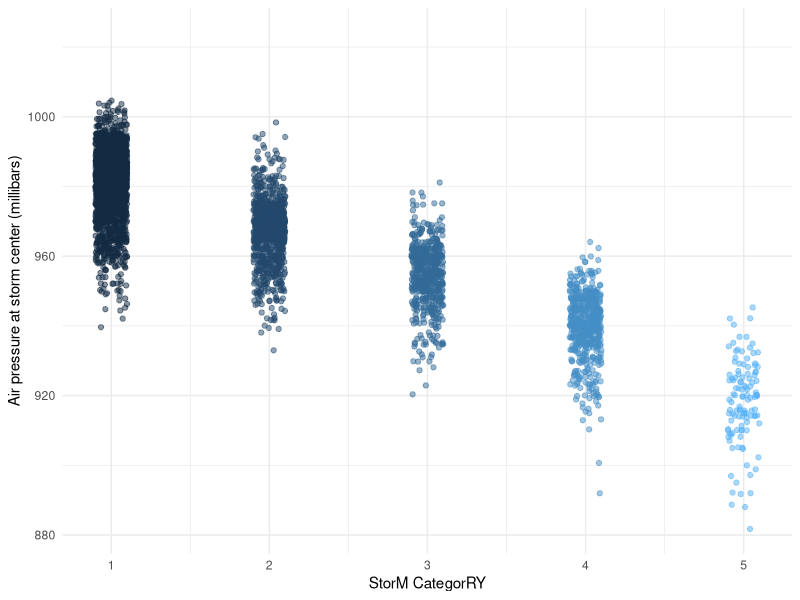

The R source for this figure:
## ---- chunk 1
knitr::opts_chunk$set(echo = TRUE)
library(tidyverse)
## ---- chunk 2
summary(storms) #fixed
## ---- chunk 3
names(storms) #fixed
## ---- chunk 4
ggplot(data = storms, aes(x = category, y = pressure)) +
  geom_jitter(width = 0.1, 
              alpha = 0.5,
              aes(color = category),
              show.legend = FALSE) +
  labs(x = "StorM CategorRY", 
       y = "Air pressure at storm center (millibars)"
       ) +
  theme_minimal() #fixed!!
